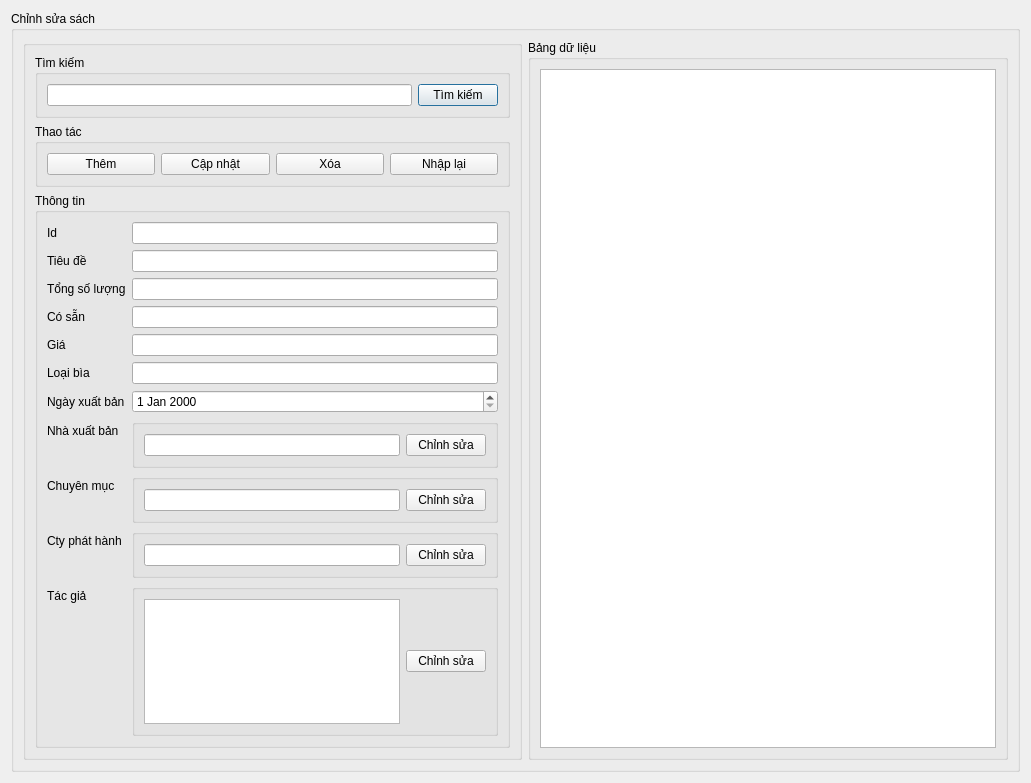
<?xml version="1.0" encoding="UTF-8"?>
<ui version="4.0">
 <class>managebook</class>
 <widget class="QDialog" name="managebook">
  <property name="geometry">
   <rect>
    <x>0</x>
    <y>0</y>
    <width>1031</width>
    <height>783</height>
   </rect>
  </property>
  <property name="windowTitle">
   <string>Quản lý sách</string>
  </property>
  <layout class="QHBoxLayout" name="horizontalLayout">
   <item>
    <widget class="QGroupBox" name="edit_book_table">
     <property name="title">
      <string>Chỉnh sửa sách</string>
     </property>
     <layout class="QHBoxLayout" name="horizontalLayout_4">
      <item>
       <widget class="QGroupBox" name="groupBox_7">
        <property name="title">
         <string/>
        </property>
        <layout class="QVBoxLayout" name="verticalLayout_3">
         <item>
          <widget class="QGroupBox" name="groupBox_8">
           <property name="title">
            <string>Tìm kiếm</string>
           </property>
           <layout class="QHBoxLayout" name="horizontalLayout_5">
            <item>
             <widget class="QLineEdit" name="input_search"/>
            </item>
            <item>
             <widget class="QPushButton" name="btn_search">
              <property name="text">
               <string>Tìm kiếm</string>
              </property>
             </widget>
            </item>
           </layout>
          </widget>
         </item>
         <item>
          <widget class="QGroupBox" name="groupBox_9">
           <property name="title">
            <string>Thao tác</string>
           </property>
           <layout class="QHBoxLayout" name="horizontalLayout_6">
            <item>
             <widget class="QPushButton" name="btn_add_book">
              <property name="text">
               <string>Thêm</string>
              </property>
             </widget>
            </item>
            <item>
             <widget class="QPushButton" name="btn_update_book">
              <property name="text">
               <string>Cập nhật</string>
              </property>
             </widget>
            </item>
            <item>
             <widget class="QPushButton" name="btn_delete_book">
              <property name="text">
               <string>Xóa</string>
              </property>
             </widget>
            </item>
            <item>
             <widget class="QPushButton" name="btn_reset_book">
              <property name="text">
               <string>Nhập lại</string>
              </property>
             </widget>
            </item>
           </layout>
          </widget>
         </item>
         <item>
          <widget class="QGroupBox" name="input_book_issuing_company">
           <property name="title">
            <string>Thông tin</string>
           </property>
           <layout class="QFormLayout" name="formLayout">
            <item row="0" column="0">
             <widget class="QLabel" name="label_11">
              <property name="text">
               <string>Id</string>
              </property>
             </widget>
            </item>
            <item row="0" column="1">
             <widget class="QLineEdit" name="input_book_id">
              <property name="readOnly">
               <bool>true</bool>
              </property>
             </widget>
            </item>
            <item row="1" column="0">
             <widget class="QLabel" name="label_12">
              <property name="text">
               <string>Tiêu đề</string>
              </property>
             </widget>
            </item>
            <item row="1" column="1">
             <widget class="QLineEdit" name="input_book_title"/>
            </item>
            <item row="2" column="0">
             <widget class="QLabel" name="label_13">
              <property name="text">
               <string>Tổng số lượng</string>
              </property>
             </widget>
            </item>
            <item row="2" column="1">
             <widget class="QLineEdit" name="input_book_total"/>
            </item>
            <item row="3" column="0">
             <widget class="QLabel" name="label_14">
              <property name="text">
               <string>Có sẵn</string>
              </property>
             </widget>
            </item>
            <item row="3" column="1">
             <widget class="QLineEdit" name="input_book_available"/>
            </item>
            <item row="4" column="0">
             <widget class="QLabel" name="label_15">
              <property name="text">
               <string>Giá</string>
              </property>
             </widget>
            </item>
            <item row="4" column="1">
             <widget class="QLineEdit" name="input_book_price"/>
            </item>
            <item row="5" column="0">
             <widget class="QLabel" name="label_16">
              <property name="text">
               <string>Loại bìa</string>
              </property>
             </widget>
            </item>
            <item row="5" column="1">
             <widget class="QLineEdit" name="input_book_cover"/>
            </item>
            <item row="6" column="0">
             <widget class="QLabel" name="label_17">
              <property name="text">
               <string>Ngày xuất bản</string>
              </property>
             </widget>
            </item>
            <item row="6" column="1">
             <widget class="QDateEdit" name="input_book_publication"/>
            </item>
            <item row="7" column="0">
             <widget class="QLabel" name="label_18">
              <property name="text">
               <string>Nhà xuất bản</string>
              </property>
             </widget>
            </item>
            <item row="7" column="1">
             <widget class="QGroupBox" name="groupBox_2">
              <property name="title">
               <string/>
              </property>
              <layout class="QHBoxLayout" name="horizontalLayout_3">
               <item>
                <widget class="QLineEdit" name="input_book_publisher">
                 <property name="readOnly">
                  <bool>true</bool>
                 </property>
                </widget>
               </item>
               <item>
                <widget class="QPushButton" name="btn_change__book_publisher">
                 <property name="text">
                  <string>Chỉnh sửa</string>
                 </property>
                </widget>
               </item>
              </layout>
             </widget>
            </item>
            <item row="8" column="0">
             <widget class="QLabel" name="label_19">
              <property name="text">
               <string>Chuyên mục</string>
              </property>
             </widget>
            </item>
            <item row="8" column="1">
             <widget class="QGroupBox" name="groupBox_3">
              <property name="title">
               <string/>
              </property>
              <layout class="QHBoxLayout" name="horizontalLayout_7">
               <item>
                <widget class="QLineEdit" name="input_book_category">
                 <property name="readOnly">
                  <bool>true</bool>
                 </property>
                </widget>
               </item>
               <item>
                <widget class="QPushButton" name="btn_change_book_category">
                 <property name="text">
                  <string>Chỉnh sửa</string>
                 </property>
                </widget>
               </item>
              </layout>
             </widget>
            </item>
            <item row="9" column="0">
             <widget class="QLabel" name="label">
              <property name="text">
               <string>Cty phát hành</string>
              </property>
             </widget>
            </item>
            <item row="9" column="1">
             <widget class="QGroupBox" name="groupBox_4">
              <property name="title">
               <string/>
              </property>
              <layout class="QHBoxLayout" name="horizontalLayout_8">
               <item>
                <widget class="QLineEdit" name="input_book_issuing_company_2">
                 <property name="readOnly">
                  <bool>true</bool>
                 </property>
                </widget>
               </item>
               <item>
                <widget class="QPushButton" name="btn_change_book_issuing_compan">
                 <property name="text">
                  <string>Chỉnh sửa</string>
                 </property>
                </widget>
               </item>
              </layout>
             </widget>
            </item>
            <item row="10" column="0">
             <widget class="QLabel" name="label_20">
              <property name="text">
               <string>Tác giả</string>
              </property>
             </widget>
            </item>
            <item row="10" column="1">
             <widget class="QGroupBox" name="groupBox">
              <property name="title">
               <string/>
              </property>
              <layout class="QHBoxLayout" name="horizontalLayout_2">
               <item>
                <widget class="QTableView" name="list_book_author"/>
               </item>
               <item>
                <widget class="QPushButton" name="btn_change_book_authors">
                 <property name="text">
                  <string>Chỉnh sửa</string>
                 </property>
                </widget>
               </item>
              </layout>
             </widget>
            </item>
           </layout>
          </widget>
         </item>
        </layout>
       </widget>
      </item>
      <item>
       <widget class="QGroupBox" name="groupBox_11">
        <property name="title">
         <string>Bảng dữ liệu</string>
        </property>
        <layout class="QVBoxLayout" name="verticalLayout_4">
         <item>
          <widget class="QTableView" name="table_book"/>
         </item>
        </layout>
       </widget>
      </item>
     </layout>
    </widget>
   </item>
  </layout>
 </widget>
 <resources/>
 <connections/>
</ui>
